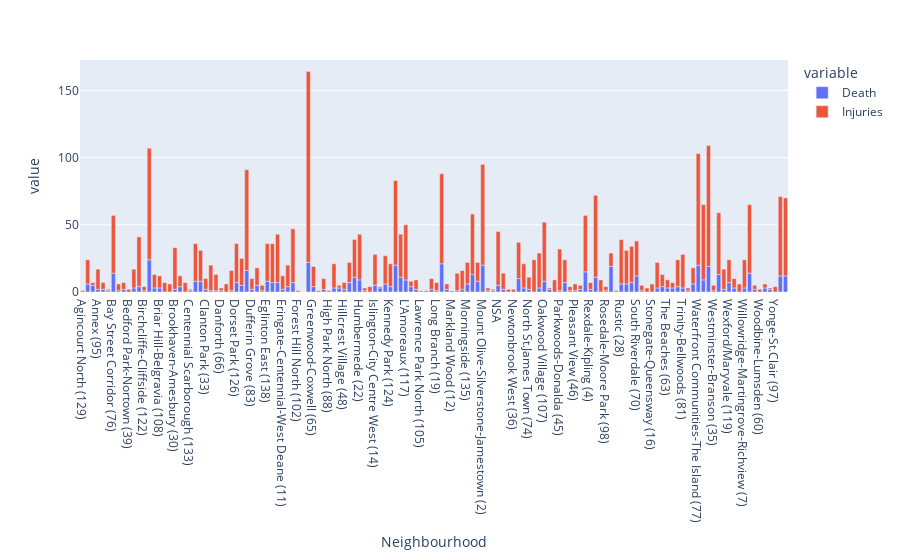
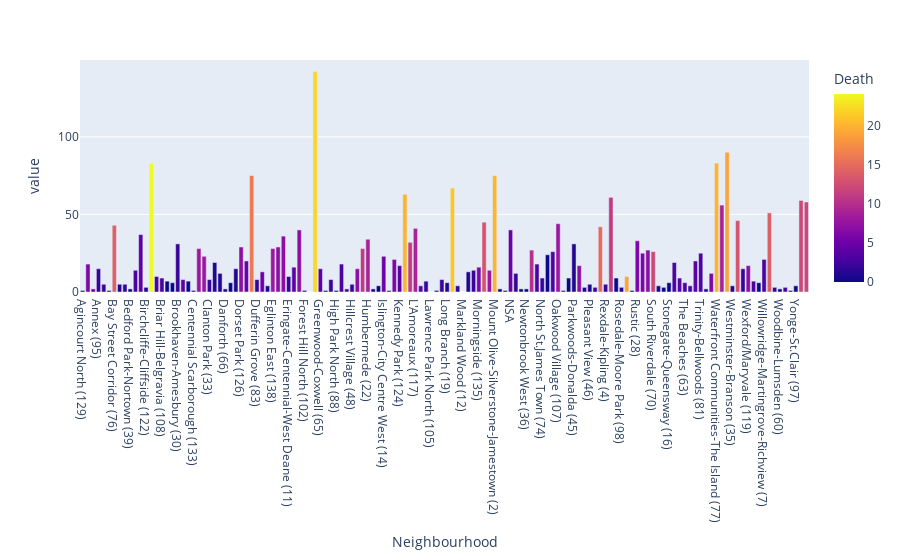

These figures' notebook cell, in order:
### Code cell
# Graph 1:
fig = px.bar(df_grouped, x='Neighbourhood', y=['Death', 'Injuries'])
fig.show()
# Graph 2:
fig = px.bar(df_grouped, x='Neighbourhood', y=['Death', 'Injuries'], color='Death')
fig.show()
# Graph 3:
fig = px.bar(df_grouped, x='Neighbourhood', y=['Death', 'Injuries'], color='Injuries')

### Figure 1 — Plotly figure (JSON) as saved in the notebook; plotly's stock layout.template omitted (floating-point values rounded to 4 significant figures; data arrays with more than 128 entries replaced by an {"elided": "..."} marker saying what was removed)
{"data": [{"alignmentgroup": "True", "hovertemplate": "variable=Death<br>Neighbourhood=%{x}<br>value=%{y}<extra></extra>", "legendgroup": "Death", "marker": {"color": "#636efa", "pattern": {"shape": ""}}, "name": "Death", "offsetgroup": "Death", "orientation": "v", "showlegend": true, "textposition": "auto", "type": "bar", "x": {"elided": "138 str values"}, "xaxis": "x", "y": {"elided": "138 int values"}, "yaxis": "y"}, {"alignmentgroup": "True", "hovertemplate": "variable=Injuries<br>Neighbourhood=%{x}<br>value=%{y}<extra></extra>", "legendgroup": "Injuries", "marker": {"color": "#EF553B", "pattern": {"shape": ""}}, "name": "Injuries", "offsetgroup": "Injuries", "orientation": "v", "showlegend": true, "textposition": "auto", "type": "bar", "x": {"elided": "138 str values"}, "xaxis": "x", "y": {"elided": "138 int values"}, "yaxis": "y"}], "layout": {"barmode": "relative", "legend": {"title": {"text": "variable"}, "tracegroupgap": 0}, "margin": {"t": 60}, "xaxis": {"anchor": "y", "domain": [0, 1], "title": {"text": "Neighbourhood"}}, "yaxis": {"anchor": "x", "domain": [0, 1], "title": {"text": "value"}}}}

### Figure 2 — Plotly figure (JSON) as saved in the notebook; plotly's stock layout.template omitted (floating-point values rounded to 4 significant figures; data arrays with more than 128 entries replaced by an {"elided": "..."} marker saying what was removed)
{"data": [{"alignmentgroup": "True", "hovertemplate": "Neighbourhood=%{x}<br>value=%{y}<br>Death=%{marker.color}<extra></extra>", "legendgroup": "", "marker": {"color": {"elided": "138 int values"}, "coloraxis": "coloraxis", "pattern": {"shape": ""}}, "name": "", "offsetgroup": "", "orientation": "v", "showlegend": false, "textposition": "auto", "type": "bar", "x": {"elided": "138 str values"}, "xaxis": "x", "y": {"elided": "138 int values"}, "yaxis": "y"}], "layout": {"barmode": "relative", "coloraxis": {"colorbar": {"title": {"text": "Death"}}, "colorscale": [[0, "#0d0887"], [0.1111, "#46039f"], [0.2222, "#7201a8"], [0.3333, "#9c179e"], [0.4444, "#bd3786"], [0.5556, "#d8576b"], [0.6667, "#ed7953"], [0.7778, "#fb9f3a"], [0.8889, "#fdca26"], [1, "#f0f921"]]}, "legend": {"tracegroupgap": 0}, "margin": {"t": 60}, "xaxis": {"anchor": "y", "domain": [0, 1], "title": {"text": "Neighbourhood"}}, "yaxis": {"anchor": "x", "domain": [0, 1], "title": {"text": "value"}}}}
